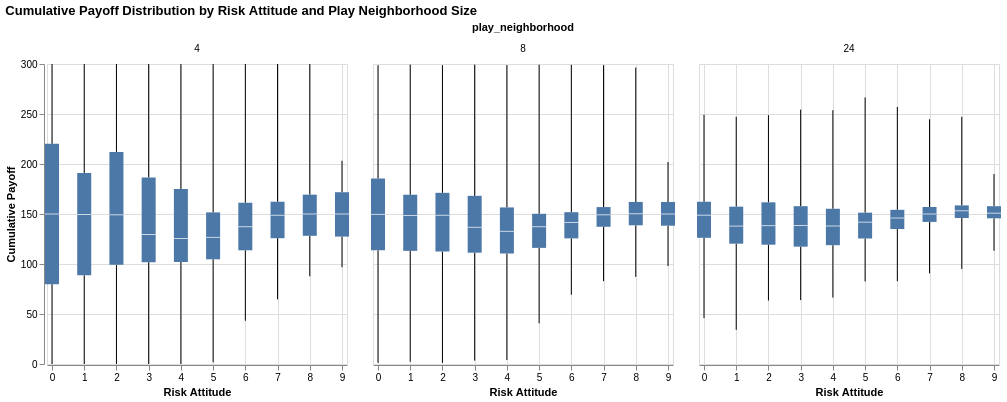

Source (notebook cell):
### Code cell
cum_payoff_boxplot.facet("play_neighborhood", title="Cumulative Payoff Distribution by Risk Attitude and Play Neighborhood Size")

### Figure 1 — Vega specification as saved in the notebook (floating-point values rounded to 4 significant figures)
{"$schema": "https://vega.github.io/schema/vega/v5.json", "data": [{"name": "source_0", "values": [{"risk_attitude": 9, "play_neighborhood": 8, "lower_box_scaled_points": 138.3, "upper_box_scaled_points": 162.0, "mid_box_scaled_points": 150.0, "lower_whisker_scaled_points": 97.98, "upper_whisker_scaled_points": 202.0}, {"risk_attitude": 8, "play_neighborhood": 8, "lower_box_scaled_points": 138.7, "upper_box_scaled_points": 162.1, "mid_box_scaled_points": 150.2, "lower_whisker_scaled_points": 87.1, "upper_whisker_scaled_points": 296.5}, {"risk_attitude": 7, "play_neighborhood": 8, "lower_box_scaled_points": 137.2, "upper_box_scaled_points": 156.9, "mid_box_scaled_points": 149.2, "lower_whisker_scaled_points": 82.81, "upper_whisker_scaled_points": 298.8}, {"risk_attitude": 5, "play_neighborhood": 8, "lower_box_scaled_points": 116.1, "upper_box_scaled_points": 150.2, "mid_box_scaled_points": 137.3, "lower_whisker_scaled_points": 40.69, "upper_whisker_scaled_points": 299.3}, {"risk_attitude": 2, "play_neighborhood": 8, "lower_box_scaled_points": 112.5, "upper_box_scaled_points": 171.2, "mid_box_scaled_points": 148.7, "lower_whisker_scaled_points": 1.21, "upper_whisker_scaled_points": 298.8}, {"risk_attitude": 4, "play_neighborhood": 8, "lower_box_scaled_points": 110.5, "upper_box_scaled_points": 156.6, "mid_box_scaled_points": 132.7, "lower_whisker_scaled_points": 3.958, "upper_whisker_scaled_points": 298.8}, {"risk_attitude": 6, "play_neighborhood": 8, "lower_box_scaled_points": 125.6, "upper_box_scaled_points": 151.8, "mid_box_scaled_points": 141.5, "lower_whisker_scaled_points": 69.35, "upper_whisker_scaled_points": 299.2}, {"risk_attitude": 3, "play_neighborhood": 8, "lower_box_scaled_points": 111.3, "upper_box_scaled_points": 168.2, "mid_box_scaled_points": 136.7, "lower_whisker_scaled_points": 3.409, "upper_whisker_scaled_points": 299.4}, {"risk_attitude": 2, "play_neighborhood": 24, "lower_box_scaled_points": 119.3, "upper_box_scaled_points": 161.7, "mid_box_scaled_points": 138.3, "lower_whisker_scaled_points": 63.48, "upper_whisker_scaled_points": 248.9}, {"risk_attitude": 0, "play_neighborhood": 24, "lower_box_scaled_points": 126.2, "upper_box_scaled_points": 162.2, "mid_box_scaled_points": 148.8, "lower_whisker_scaled_points": 45.96, "upper_whisker_scaled_points": 249.2}, {"risk_attitude": 8, "play_neighborhood": 24, "lower_box_scaled_points": 146.0, "upper_box_scaled_points": 158.6, "mid_box_scaled_points": 153.2, "lower_whisker_scaled_points": 95.13, "upper_whisker_scaled_points": 247.2}, {"risk_attitude": 4, "play_neighborhood": 24, "lower_box_scaled_points": 118.8, "upper_box_scaled_points": 155.2, "mid_box_scaled_points": 138.0, "lower_whisker_scaled_points": 66.43, "upper_whisker_scaled_points": 253.8}, {"risk_attitude": 7, "play_neighborhood": 24, "lower_box_scaled_points": 142.1, "upper_box_scaled_points": 157.0, "mid_box_scaled_points": 150.0, "lower_whisker_scaled_points": 90.61, "upper_whisker_scaled_points": 244.8}, {"risk_attitude": 9, "play_neighborhood": 24, "lower_box_scaled_points": 145.7, "upper_box_scaled_points": 157.8, "mid_box_scaled_points": 150.8, "lower_whisker_scaled_points": 113.3, "upper_whisker_scaled_points": 189.9}, {"risk_attitude": 6, "play_neighborhood": 24, "lower_box_scaled_points": 135.0, "upper_box_scaled_points": 154.2, "mid_box_scaled_points": 146.0, "lower_whisker_scaled_points": 82.75, "upper_whisker_scaled_points": 257.0}, {"risk_attitude": 5, "play_neighborhood": 24, "lower_box_scaled_points": 125.5, "upper_box_scaled_points": 151.3, "mid_box_scaled_points": 141.8, "lower_whisker_scaled_points": 82.6, "upper_whisker_scaled_points": 266.5}, {"risk_attitude": 3, "play_neighborhood": 24, "lower_box_scaled_points": 117.3, "upper_box_scaled_points": 157.8, "mid_box_scaled_points": 138.5, "lower_whisker_scaled_points": 63.89, "upper_whisker_scaled_points": 254.4}, {"risk_attitude": 1, "play_neighborhood": 24, "lower_box_scaled_points": 120.3, "upper_box_scaled_points": 157.3, "mid_box_scaled_points": 137.9, "lower_whisker_scaled_points": 34.15, "upper_whisker_scaled_points": 247.2}, {"risk_attitude": 6, "play_neighborhood": 4, "lower_box_scaled_points": 113.7, "upper_box_scaled_points": 161.3, "mid_box_scaled_points": 137.3, "lower_whisker_scaled_points": 43.22, "upper_whisker_scaled_points": 300.0}, {"risk_attitude": 4, "play_neighborhood": 4, "lower_box_scaled_points": 102.1, "upper_box_scaled_points": 175.0, "mid_box_scaled_points": 125.5, "lower_whisker_scaled_points": 0.0, "upper_whisker_scaled_points": 300.0}, {"risk_attitude": 7, "play_neighborhood": 4, "lower_box_scaled_points": 125.8, "upper_box_scaled_points": 162.3, "mid_box_scaled_points": 148.7, "lower_whisker_scaled_points": 64.71, "upper_whisker_scaled_points": 300.0}, {"risk_attitude": 5, "play_neighborhood": 4, "lower_box_scaled_points": 104.7, "upper_box_scaled_points": 151.6, "mid_box_scaled_points": 126.6, "lower_whisker_scaled_points": 1.695, "upper_whisker_scaled_points": 300.0}, {"risk_attitude": 2, "play_neighborhood": 4, "lower_box_scaled_points": 99.19, "upper_box_scaled_points": 212.1, "mid_box_scaled_points": 149.2, "lower_whisker_scaled_points": 0.0, "upper_whisker_scaled_points": 300.0}, {"risk_attitude": 3, "play_neighborhood": 4, "lower_box_scaled_points": 101.8, "upper_box_scaled_points": 186.6, "mid_box_scaled_points": 129.5, "lower_whisker_scaled_points": 0.0, "upper_whisker_scaled_points": 300.0}, {"risk_attitude": 9, "play_neighborhood": 4, "lower_box_scaled_points": 127.4, "upper_box_scaled_points": 171.8, "mid_box_scaled_points": 150.0, "lower_whisker_scaled_points": 96.77, "upper_whisker_scaled_points": 203.2}, {"risk_attitude": 1, "play_neighborhood": 4, "lower_box_scaled_points": 88.71, "upper_box_scaled_points": 191.1, "mid_box_scaled_points": 149.5, "lower_whisker_scaled_points": 0.0, "upper_whisker_scaled_points": 300.0}, {"risk_attitude": 8, "play_neighborhood": 4, "lower_box_scaled_points": 128.2, "upper_box_scaled_points": 169.4, "mid_box_scaled_points": 150.0, "lower_whisker_scaled_points": 87.71, "upper_whisker_scaled_points": 300.0}, {"risk_attitude": 0, "play_neighborhood": 4, "lower_box_scaled_points": 79.84, "upper_box_scaled_points": 220.2, "mid_box_scaled_points": 150.0, "lower_whisker_scaled_points": 0.0, "upper_whisker_scaled_points": 300.0}, {"risk_attitude": 1, "play_neighborhood": 8, "lower_box_scaled_points": 113.1, "upper_box_scaled_points": 169.3, "mid_box_scaled_points": 148.5, "lower_whisker_scaled_points": 2.344, "upper_whisker_scaled_points": 299.4}, {"risk_attitude": 0, "play_neighborhood": 8, "lower_box_scaled_points": 113.7, "upper_box_scaled_points": 185.5, "mid_box_scaled_points": 149.6, "lower_whisker_scaled_points": 1.21, "upper_whisker_scaled_points": 298.8}]}, {"name": "facet_domain"}, {"name": "facet_domain_row", "values": [{"data": 0.0}]}, {"name": "facet_domain_column", "values": [{"data": 0.0}, {"data": 1.0}, {"data": 2.0}]}, {"name": "data_1", "values": [{"lower_box_scaled_points": 138.3, "lower_whisker_scaled_points": 97.98}, {"lower_box_scaled_points": 138.7, "lower_whisker_scaled_points": 87.1}, {"lower_box_scaled_points": 137.2, "lower_whisker_scaled_points": 82.81}, {"lower_box_scaled_points": 116.1, "lower_whisker_scaled_points": 40.69}, {"lower_box_scaled_points": 112.5, "lower_whisker_scaled_points": 1.21}, {"lower_box_scaled_points": 110.5, "lower_whisker_scaled_points": 3.958}, {"lower_box_scaled_points": 125.6, "lower_whisker_scaled_points": 69.35}, {"lower_box_scaled_points": 111.3, "lower_whisker_scaled_points": 3.409}, {"lower_box_scaled_points": 119.3, "lower_whisker_scaled_points": 63.48}, {"lower_box_scaled_points": 126.2, "lower_whisker_scaled_points": 45.96}, {"lower_box_scaled_points": 146.0, "lower_whisker_scaled_points": 95.13}, {"lower_box_scaled_points": 118.8, "lower_whisker_scaled_points": 66.43}, {"lower_box_scaled_points": 142.1, "lower_whisker_scaled_points": 90.61}, {"lower_box_scaled_points": 145.7, "lower_whisker_scaled_points": 113.3}, {"lower_box_scaled_points": 135.0, "lower_whisker_scaled_points": 82.75}, {"lower_box_scaled_points": 125.5, "lower_whisker_scaled_points": 82.6}, {"lower_box_scaled_points": 117.3, "lower_whisker_scaled_points": 63.89}, {"lower_box_scaled_points": 120.3, "lower_whisker_scaled_points": 34.15}, {"lower_box_scaled_points": 113.7, "lower_whisker_scaled_points": 43.22}, {"lower_box_scaled_points": 102.1, "lower_whisker_scaled_points": 0.0}, {"lower_box_scaled_points": 125.8, "lower_whisker_scaled_points": 64.71}, {"lower_box_scaled_points": 104.7, "lower_whisker_scaled_points": 1.695}, {"lower_box_scaled_points": 99.19, "lower_whisker_scaled_points": 0.0}, {"lower_box_scaled_points": 101.8, "lower_whisker_scaled_points": 0.0}, {"lower_box_scaled_points": 127.4, "lower_whisker_scaled_points": 96.77}, {"lower_box_scaled_points": 88.71, "lower_whisker_scaled_points": 0.0}, {"lower_box_scaled_points": 128.2, "lower_whisker_scaled_points": 87.71}, {"lower_box_scaled_points": 79.84, "lower_whisker_scaled_points": 0.0}, {"lower_box_scaled_points": 113.1, "lower_whisker_scaled_points": 2.344}, {"lower_box_scaled_points": 113.7, "lower_whisker_scaled_points": 1.21}]}, {"name": "data_2", "values": [{"upper_box_scaled_points": 162.0, "upper_whisker_scaled_points": 202.0}, {"upper_box_scaled_points": 162.1, "upper_whisker_scaled_points": 296.5}, {"upper_box_scaled_points": 156.9, "upper_whisker_scaled_points": 298.8}, {"upper_box_scaled_points": 150.2, "upper_whisker_scaled_points": 299.3}, {"upper_box_scaled_points": 171.2, "upper_whisker_scaled_points": 298.8}, {"upper_box_scaled_points": 156.6, "upper_whisker_scaled_points": 298.8}, {"upper_box_scaled_points": 151.8, "upper_whisker_scaled_points": 299.2}, {"upper_box_scaled_points": 168.2, "upper_whisker_scaled_points": 299.4}, {"upper_box_scaled_points": 161.7, "upper_whisker_scaled_points": 248.9}, {"upper_box_scaled_points": 162.2, "upper_whisker_scaled_points": 249.2}, {"upper_box_scaled_points": 158.6, "upper_whisker_scaled_points": 247.2}, {"upper_box_scaled_points": 155.2, "upper_whisker_scaled_points": 253.8}, {"upper_box_scaled_points": 157.0, "upper_whisker_scaled_points": 244.8}, {"upper_box_scaled_points": 157.8, "upper_whisker_scaled_points": 189.9}, {"upper_box_scaled_points": 154.2, "upper_whisker_scaled_points": 257.0}, {"upper_box_scaled_points": 151.3, "upper_whisker_scaled_points": 266.5}, {"upper_box_scaled_points": 157.8, "upper_whisker_scaled_points": 254.4}, {"upper_box_scaled_points": 157.3, "upper_whisker_scaled_points": 247.2}, {"upper_box_scaled_points": 161.3, "upper_whisker_scaled_points": 300.0}, {"upper_box_scaled_points": 175.0, "upper_whisker_scaled_points": 300.0}, {"upper_box_scaled_points": 162.3, "upper_whisker_scaled_points": 300.0}, {"upper_box_scaled_points": 151.6, "upper_whisker_scaled_points": 300.0}, {"upper_box_scaled_points": 212.1, "upper_whisker_scaled_points": 300.0}, {"upper_box_scaled_points": 186.6, "upper_whisker_scaled_points": 300.0}, {"upper_box_scaled_points": 171.8, "upper_whisker_scaled_points": 203.2}, {"upper_box_scaled_points": 191.1, "upper_whisker_scaled_points": 300.0}, {"upper_box_scaled_points": 169.4, "upper_whisker_scaled_points": 300.0}, {"upper_box_scaled_points": 220.2, "upper_whisker_scaled_points": 300.0}, {"upper_box_scaled_points": 169.3, "upper_whisker_scaled_points": 299.4}, {"upper_box_scaled_points": 185.5, "upper_whisker_scaled_points": 298.8}]}, {"name": "data_3", "values": [{"lower_box_scaled_points": 138.3, "upper_box_scaled_points": 162.0}, {"lower_box_scaled_points": 138.7, "upper_box_scaled_points": 162.1}, {"lower_box_scaled_points": 137.2, "upper_box_scaled_points": 156.9}, {"lower_box_scaled_points": 116.1, "upper_box_scaled_points": 150.2}, {"lower_box_scaled_points": 112.5, "upper_box_scaled_points": 171.2}, {"lower_box_scaled_points": 110.5, "upper_box_scaled_points": 156.6}, {"lower_box_scaled_points": 125.6, "upper_box_scaled_points": 151.8}, {"lower_box_scaled_points": 111.3, "upper_box_scaled_points": 168.2}, {"lower_box_scaled_points": 119.3, "upper_box_scaled_points": 161.7}, {"lower_box_scaled_points": 126.2, "upper_box_scaled_points": 162.2}, {"lower_box_scaled_points": 146.0, "upper_box_scaled_points": 158.6}, {"lower_box_scaled_points": 118.8, "upper_box_scaled_points": 155.2}, {"lower_box_scaled_points": 142.1, "upper_box_scaled_points": 157.0}, {"lower_box_scaled_points": 145.7, "upper_box_scaled_points": 157.8}, {"lower_box_scaled_points": 135.0, "upper_box_scaled_points": 154.2}, {"lower_box_scaled_points": 125.5, "upper_box_scaled_points": 151.3}, {"lower_box_scaled_points": 117.3, "upper_box_scaled_points": 157.8}, {"lower_box_scaled_points": 120.3, "upper_box_scaled_points": 157.3}, {"lower_box_scaled_points": 113.7, "upper_box_scaled_points": 161.3}, {"lower_box_scaled_points": 102.1, "upper_box_scaled_points": 175.0}, {"lower_box_scaled_points": 125.8, "upper_box_scaled_points": 162.3}, {"lower_box_scaled_points": 104.7, "upper_box_scaled_points": 151.6}, {"lower_box_scaled_points": 99.19, "upper_box_scaled_points": 212.1}, {"lower_box_scaled_points": 101.8, "upper_box_scaled_points": 186.6}, {"lower_box_scaled_points": 127.4, "upper_box_scaled_points": 171.8}, {"lower_box_scaled_points": 88.71, "upper_box_scaled_points": 191.1}, {"lower_box_scaled_points": 128.2, "upper_box_scaled_points": 169.4}, {"lower_box_scaled_points": 79.84, "upper_box_scaled_points": 220.2}, {"lower_box_scaled_points": 113.1, "upper_box_scaled_points": 169.3}, {"lower_box_scaled_points": 113.7, "upper_box_scaled_points": 185.5}]}, {"name": "data_4", "values": [{"mid_box_scaled_points": 150.0}, {"mid_box_scaled_points": 150.2}, {"mid_box_scaled_points": 149.2}, {"mid_box_scaled_points": 137.3}, {"mid_box_scaled_points": 148.7}, {"mid_box_scaled_points": 132.7}, {"mid_box_scaled_points": 141.5}, {"mid_box_scaled_points": 136.7}, {"mid_box_scaled_points": 138.3}, {"mid_box_scaled_points": 148.8}, {"mid_box_scaled_points": 153.2}, {"mid_box_scaled_points": 138.0}, {"mid_box_scaled_points": 150.0}, {"mid_box_scaled_points": 150.8}, {"mid_box_scaled_points": 146.0}, {"mid_box_scaled_points": 141.8}, {"mid_box_scaled_points": 138.5}, {"mid_box_scaled_points": 137.9}, {"mid_box_scaled_points": 137.3}, {"mid_box_scaled_points": 125.5}, {"mid_box_scaled_points": 148.7}, {"mid_box_scaled_points": 126.6}, {"mid_box_scaled_points": 149.2}, {"mid_box_scaled_points": 129.5}, {"mid_box_scaled_points": 150.0}, {"mid_box_scaled_points": 149.5}, {"mid_box_scaled_points": 150.0}, {"mid_box_scaled_points": 150.0}, {"mid_box_scaled_points": 148.5}, {"mid_box_scaled_points": 149.6}]}], "signals": [{"name": "child_width", "value": 300}, {"name": "child_height", "value": 300}], "marks": [{"type": "group", "name": "facet-title", "title": {"text": "play_neighborhood", "offset": 10, "style": "guide-title"}, "role": "column-title"}, {"type": "group", "name": "row_header", "from": {"data": "facet_domain_row"}, "encode": {"update": {"height": {"signal": "child_height"}}}, "axes": [{"scale": "y", "tickCount": {"signal": "ceil(child_height/40)"}, "zindex": 0, "orient": "left", "title": "Cumulative Payoff", "labelOverlap": true, "grid": false}], "role": "row-header"}, {"type": "group", "name": "column_footer", "from": {"data": "facet_domain_column"}, "encode": {"update": {"width": {"signal": "child_width"}}}, "axes": [{"scale": "x", "orient": "bottom", "labelOverlap": true, "zindex": 0, "grid": false, "tickCount": {"signal": "ceil(child_width/40)"}, "labelFlush": true, "title": "Risk Attitude"}], "role": "column-footer"}, {"type": "group", "name": "cell", "from": {"facet": {"data": "source_0", "name": "facet", "groupby": ["play_neighborhood"]}}, "sort": {"field": ["datum[\"play_neighborhood\"]"], "order": ["ascending"]}, "encode": {"update": {"width": {"signal": "child_width"}, "height": {"signal": "child_height"}}}, "data": [{"name": "data_0", "source": "facet", "transform": [{"type": "filter", "expr": "isValid(datum[\"risk_attitude\"]) && isFinite(+datum[\"risk_attitude\"]) && isValid(datum[\"lower_whisker_scaled_points\"]) && isFinite(+datum[\"lower_whisker_scaled_points\"])"}, {"type": "project", "fields": ["lower_box_scaled_points", "lower_whisker_scaled_points", "mid_box_scaled_points", "risk_attitude", "upper_box_scaled_points", "upper_whisker_scaled_points"]}]}, {"name": "data_1", "source": "facet", "transform": [{"type": "filter", "expr": "isValid(datum[\"risk_attitude\"]) && isFinite(+datum[\"risk_attitude\"]) && isValid(datum[\"upper_box_scaled_points\"]) && isFinite(+datum[\"upper_box_scaled_points\"])"}, {"type": "project", "fields": ["lower_box_scaled_points", "lower_whisker_scaled_points", "mid_box_scaled_points", "risk_attitude", "upper_box_scaled_points", "upper_whisker_scaled_points"]}]}, {"name": "data_2", "source": "facet", "transform": [{"type": "filter", "expr": "isValid(datum[\"risk_attitude\"]) && isFinite(+datum[\"risk_attitude\"]) && isValid(datum[\"lower_box_scaled_points\"]) && isFinite(+datum[\"lower_box_scaled_points\"])"}, {"type": "project", "fields": ["lower_box_scaled_points", "lower_whisker_scaled_points", "mid_box_scaled_points", "risk_attitude", "upper_box_scaled_points", "upper_whisker_scaled_points"]}]}, {"name": "data_3", "source": "facet", "transform": [{"type": "filter", "expr": "isValid(datum[\"risk_attitude\"]) && isFinite(+datum[\"risk_attitude\"]) && isValid(datum[\"mid_box_scaled_points\"]) && isFinite(+datum[\"mid_box_scaled_points\"])"}, {"type": "project", "fields": ["lower_box_scaled_points", "lower_whisker_scaled_points", "mid_box_scaled_points", "risk_attitude", "upper_box_scaled_points", "upper_whisker_scaled_points"]}]}], "marks": [{"type": "rule", "name": "child_layer_0_marks", "from": {"data": "data_0"}, "encode": {"update": {"stroke": {"value": "black"}, "y": {"field": "lower_whisker_scaled_points", "scale": "y"}, "tooltip": {"signal": "{\"Max of Cumulative Payoff\": format(datum[\"upper_whisker_scaled_points\"], \"\"), \"Q3 of Cumulative Payoff\": format(datum[\"upper_box_scaled_points\"], \"\"), \"Median of Cumulative Payoff\": format(datum[\"mid_box_scaled_points\"], \"\"), \"Q1 of Cumulative Payoff\": format(datum[\"lower_box_scaled_points\"], \"\"), \"Min of Cumulative Payoff\": format(datum[\"lower_whisker_scaled_points\"], \"\"), \"Risk Attitude\": format(datum[\"risk_attitude\"], \"\")}"}, "y2": {"field": "lower_box_scaled_points", "scale": "y"}, "x": {"field": "risk_attitude", "scale": "x"}}}, "aria": false, "style": ["rule", "boxplot-rule"]}, {"type": "rule", "name": "child_layer_1_marks", "from": {"data": "data_1"}, "encode": {"update": {"x": {"field": "risk_attitude", "scale": "x"}, "stroke": {"value": "black"}, "tooltip": {"signal": "{\"Max of Cumulative Payoff\": format(datum[\"upper_whisker_scaled_points\"], \"\"), \"Q3 of Cumulative Payoff\": format(datum[\"upper_box_scaled_points\"], \"\"), \"Median of Cumulative Payoff\": format(datum[\"mid_box_scaled_points\"], \"\"), \"Q1 of Cumulative Payoff\": format(datum[\"lower_box_scaled_points\"], \"\"), \"Min of Cumulative Payoff\": format(datum[\"lower_whisker_scaled_points\"], \"\"), \"Risk Attitude\": format(datum[\"risk_attitude\"], \"\")}"}, "y2": {"field": "upper_whisker_scaled_points", "scale": "y"}, "y": {"field": "upper_box_scaled_points", "scale": "y"}}}, "aria": false, "style": ["rule", "boxplot-rule"]}, {"type": "rect", "name": "child_layer_2_marks", "from": {"data": "data_2"}, "encode": {"update": {"fill": {"value": "#4c78a8"}, "xc": {"field": "risk_attitude", "scale": "x"}, "width": {"value": 14}, "y2": {"field": "upper_box_scaled_points", "scale": "y"}, "tooltip": {"signal": "{\"Max of Cumulative Payoff\": format(datum[\"upper_whisker_scaled_points\"], \"\"), \"Q3 of Cumulative Payoff\": format(datum[\"upper_box_scaled_points\"], \"\"), \"Median of Cumulative Payoff\": format(datum[\"mid_box_scaled_points\"], \"\"), \"Q1 of Cumulative Payoff\": format(datum[\"lower_box_scaled_points\"], \"\"), \"Min of Cumulative Payoff\": format(datum[\"lower_whisker_scaled_points\"], \"\"), \"Risk Attitude\": format(datum[\"risk_attitude\"], \"\")}"}, "y": {"field": "lower_box_scaled_points", "scale": "y"}}}, "style": ["bar", "boxplot-box"]}, {"type": "rect", "name": "child_layer_3_marks", "from": {"data": "data_3"}, "encode": {"update": {"width": {"value": 14}, "height": {"value": 1}, "yc": {"field": "mid_box_scaled_points", "scale": "y"}, "opacity": {"value": 0.7}, "fill": [{"value": "#4c78a8", "test": "datum['lower_box_scaled_points'] >= datum['upper_box_scaled_points']"}, {"value": "white"}], "tooltip": {"signal": "{\"Max of Cumulative Payoff\": format(datum[\"upper_whisker_scaled_points\"], \"\"), \"Q3 of Cumulative Payoff\": format(datum[\"upper_box_scaled_points\"], \"\"), \"Median of Cumulative Payoff\": format(datum[\"mid_box_scaled_points\"], \"\"), \"Q1 of Cumulative Payoff\": format(datum[\"lower_box_scaled_points\"], \"\"), \"Min of Cumulative Payoff\": format(datum[\"lower_whisker_scaled_points\"], \"\"), \"Risk Attitude\": format(datum[\"risk_attitude\"], \"\")}"}, "xc": {"field": "risk_attitude", "scale": "x"}}}, "aria": false, "style": ["tick", "boxplot-median"]}], "axes": [{"scale": "x", "tickCount": {"signal": "ceil(child_width/40)"}, "gridScale": "y", "domain": false, "maxExtent": 0, "zindex": 0, "orient": "bottom", "aria": false, "labels": false, "ticks": false, "grid": true, "minExtent": 0}, {"scale": "y", "maxExtent": 0, "minExtent": 0, "aria": false, "zindex": 0, "gridScale": "x", "grid": true, "domain": false, "ticks": false, "tickCount": {"signal": "ceil(child_height/40)"}, "labels": false, "orient": "left"}], "title": {"text": {"signal": "format(parent[\"play_neighborhood\"], \"\")"}, "style": "guide-label", "frame": "group", "offset": 10}, "style": "cell"}], "scales": [{"name": "x", "type": "linear", "domain": [0, 9], "range": [0, {"signal": "child_width"}], "zero": true, "padding": 5}, {"name": "y", "type": "linear", "domain": {"fields": [{"data": "data_1", "field": "lower_whisker_scaled_points"}, {"data": "data_1", "field": "lower_box_scaled_points"}, {"data": "data_2", "field": "upper_box_scaled_points"}, {"data": "data_2", "field": "upper_whisker_scaled_points"}, {"data": "data_3", "field": "lower_box_scaled_points"}, {"data": "data_3", "field": "upper_box_scaled_points"}, {"data": "data_4", "field": "mid_box_scaled_points"}]}, "range": [{"signal": "child_height"}, 0], "zero": true, "nice": true}], "title": {"text": "Cumulative Payoff Distribution by Risk Attitude and Play Neighborhood Size", "anchor": "start"}, "padding": 5, "layout": {"padding": 20, "bounds": "full", "align": "all"}, "background": "white"}
